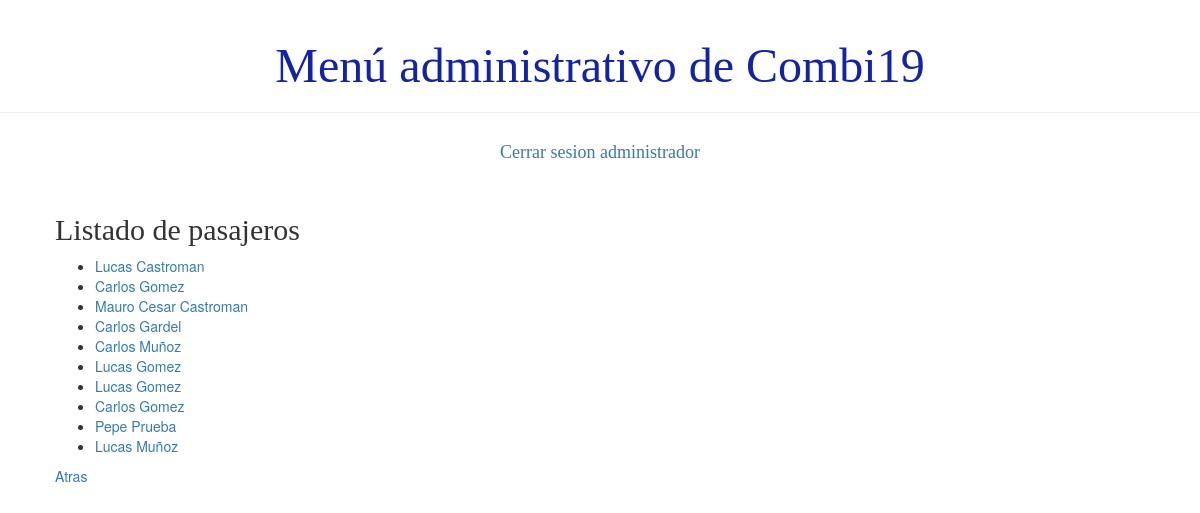
Before: /usuario/listaPasajero (signed in) with the older database file.
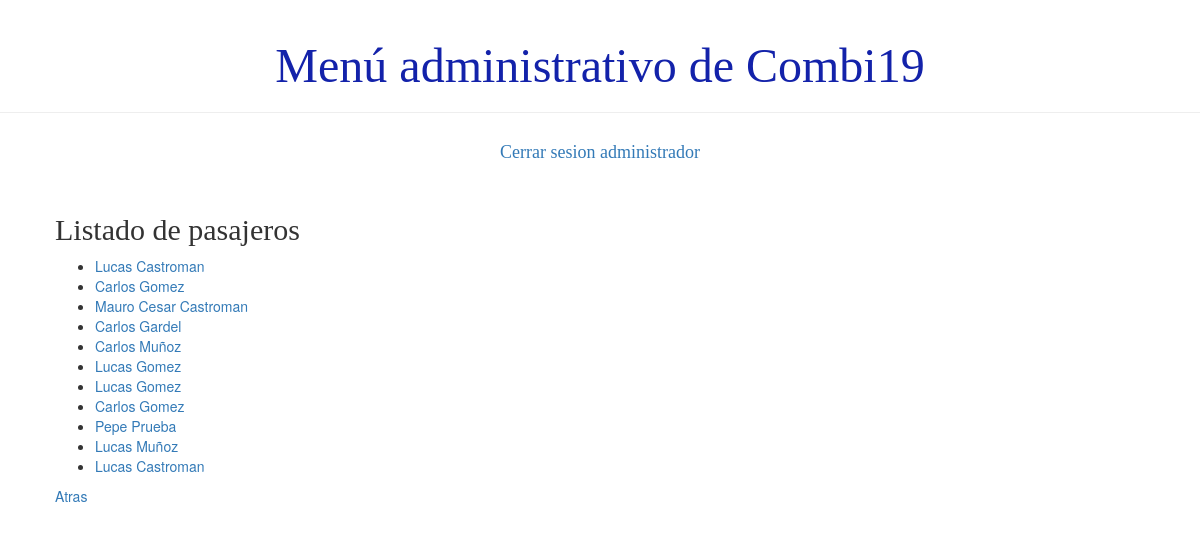
After: the same page with the newer database file.
### demo1/models.py (models this page shows)
class Persona(models.Model):
    usuario = models.ForeignKey('auth.User', on_delete=models.CASCADE)
    dni = models.IntegerField()
    telefono = models.BigIntegerField()
    activo = models.BooleanField(default=True)
    def __str__(self):
        return '%s %s' % (self.usuario.first_name, self.usuario.last_name)

class Pasajero(Persona):
    TIPOS_PLANES = (
        ('BASICO', 'BASICO'),
        ('GOLD', 'GOLD'),)
    tipo = models.CharField(max_length=6, choices=TIPOS_PLANES)
    fecha_de_nacimiento = models.DateField()

class Persona(models.Model):
    usuario = models.ForeignKey('auth.User', on_delete=models.CASCADE)
    dni = models.IntegerField()
    telefono = models.BigIntegerField()
    activo = models.BooleanField(default=True)
    def __str__(self):
        return '%s %s' % (self.usuario.first_name, self.usuario.last_name)

### demo1/views.py (the view)
# urls.py: path('usuario/listaPasajero', views.lisatdo_pasajero, name='listado_pasajero'),
def lisatdo_pasajero(request):
    pasajeros=Pasajero.objects.all()
    return render(request, 'demo1/listados/listado_pasajero.html', {'pasajeros':pasajeros})

### demo1/templates/demo1/listados/listado_pasajero.html
{% extends 'demo1/base.html' %}
{% block content %}
    <h2>Listado de pasajeros</h2>
    <div>
        <ul>
        {% for pasajero in pasajeros %}
            <li><a href="{% url 'detalle_pasajero' pk=pasajero.pk%}">{{ pasajero }}</a></li>
        {% endfor %}
        </ul>
    </div>
    <div><a href="{% url 'principal' %}">Atras</a></div>
{% endblock %}

### demo1/templates/demo1/base.html (shortened to what this page needs)
{% load static %}
<html>
    <head >
        <link rel="stylesheet" href="//maxcdn.bootstrapcdn.com/bootstrap/3.2.0/css/bootstrap.min.css">
        <link rel="stylesheet" href="//maxcdn.bootstrapcdn.com/bootstrap/3.2.0/css/bootstrap-theme.min.css">
        <link rel="stylesheet" href="{% static 'css/demo1.css' %}">
    </head>
    <body>
        <div class="page-header">
        {% if user.is_authenticated and user.is_superuser %}
                <h1>Menú administrativo de Combi19</h1>
        </div>
            <div class="card"><h4><a href="http://127.0.0.1:8000/logout/">Cerrar sesion administrador</a> </h4> </div>
            <br>
            <div>
                <div class="content container">
                    {% block content %}
                    {% endblock %}
                </div>
        </div>
        {% else %}
            <h2 class='card'> <p>Error, No ha iniciado sesion</p></h2>
            <h2 class='card'> <a href="http://127.0.0.1:8000/login/">Iniciar Sesión</a></h2>
        {% endif %}
    </body>
</html>

### demo1/static/css/demo1.css (style rules this page uses)
h4 { color: #02105e; }
.page-header h1, .page-header h1 a, .page-header h1 a:visited, .page-header h1 a:active { color: #1322aa; font-size: 36pt; text-decoration: none; display:inline; display: flex; align-items: center; justify-content: center; }
.content { margin-left: 40px; }
h1, h2, h3, h4 { font-family: 'Lobster', cursive; }
.card { display: flex; align-items: center; justify-content: center; }

Changed rows visible on the page:
added Pasajero: last_name "Lucas Castroman"
